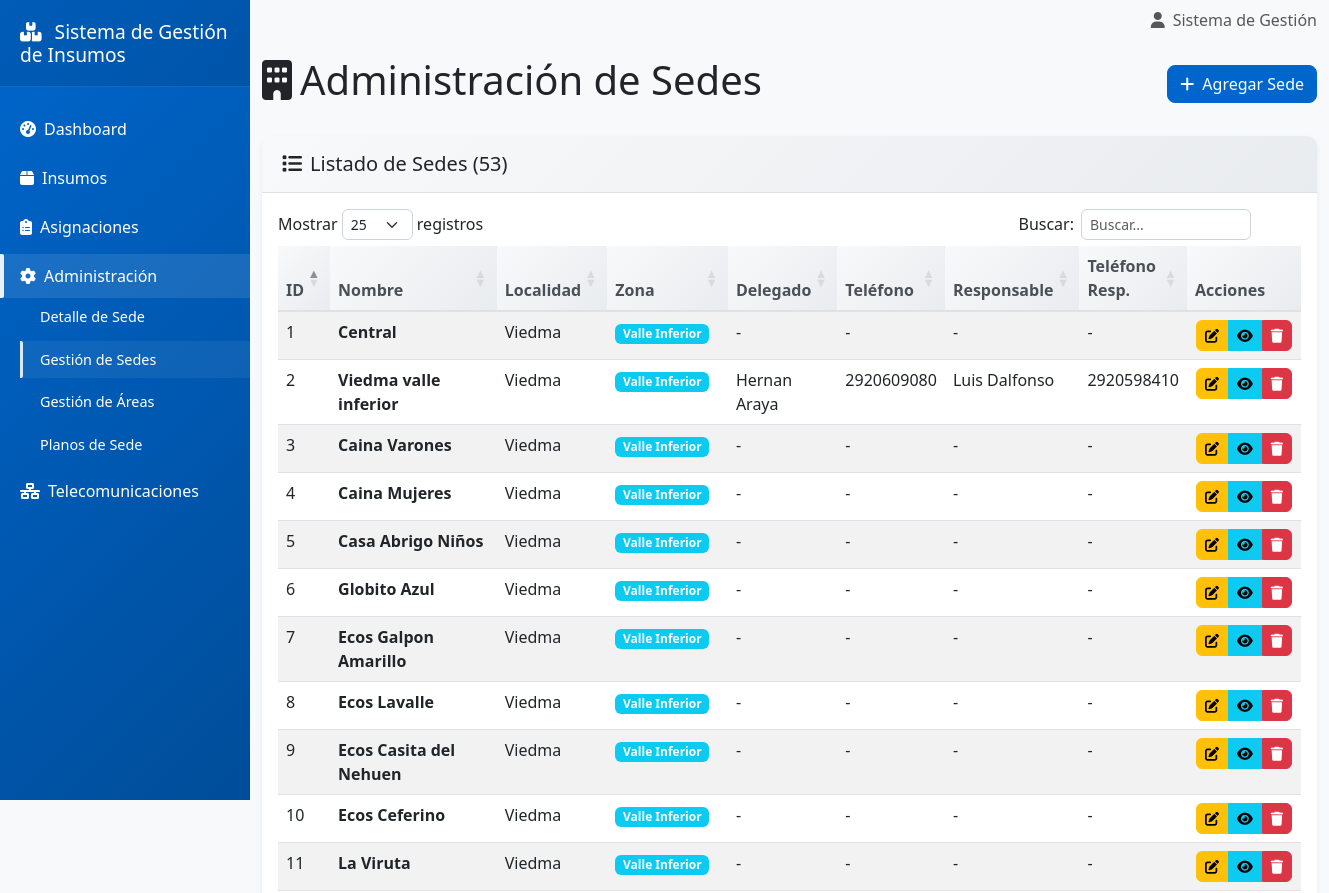
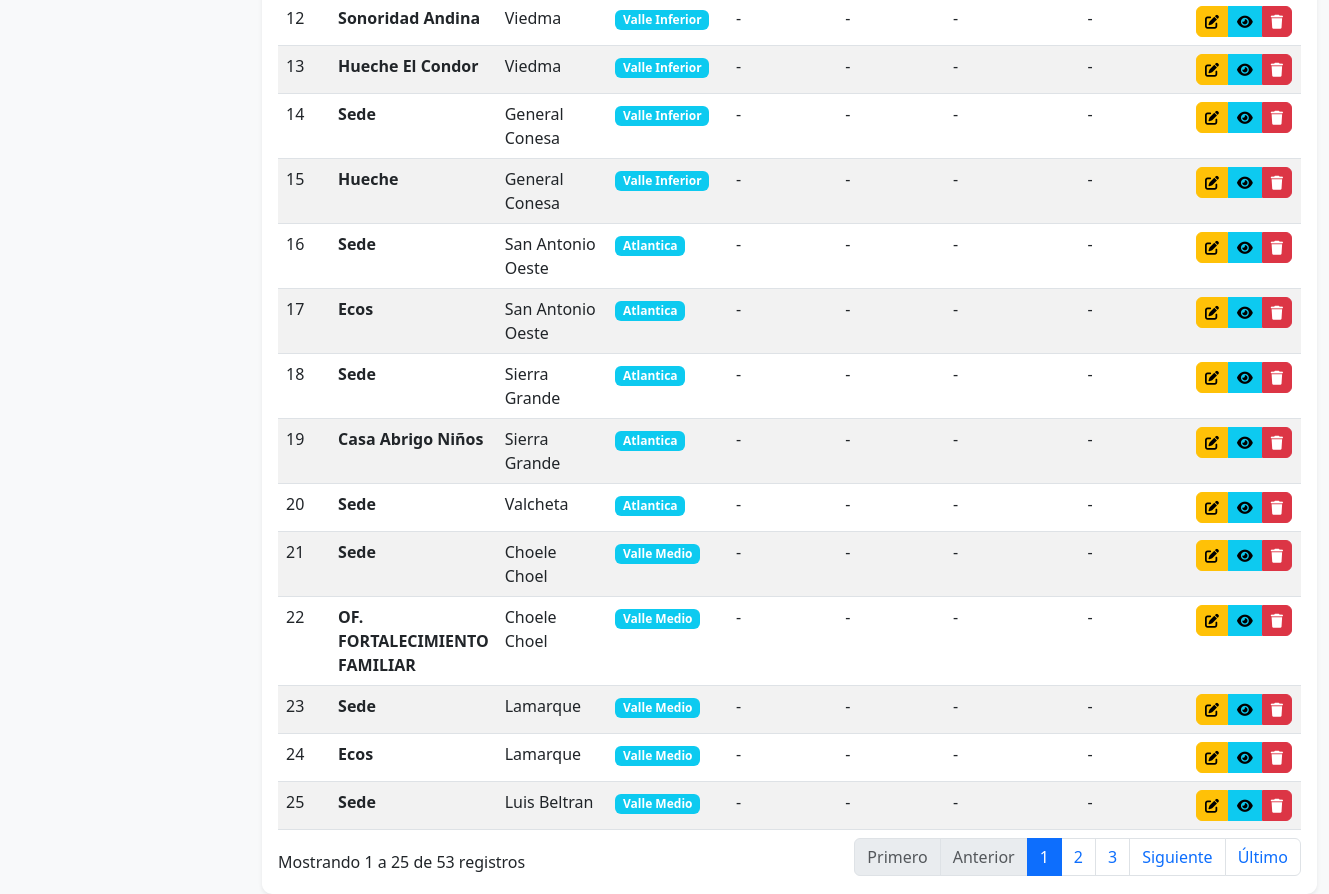
The app's page /pages/admin/sedes.php with its own data (2 pictures, top to bottom).
### tables this page shows
CREATE TABLE `sedes` (
  `id_sede` int(11) NOT NULL,
  `id_localidad` int(11) NOT NULL,
  `nombre_sede` varchar(100) NOT NULL,
  `direccion` varchar(255) DEFAULT NULL,
  `delegado_nombre` varchar(100) DEFAULT NULL,
  `delegado_apellido` varchar(100) DEFAULT NULL,
  `delegado_telefono` varchar(50) DEFAULT NULL,
  `responsable_nombre` varchar(100) DEFAULT NULL,
  `responsable_apellido` varchar(100) DEFAULT NULL,
  `responsable_telefono` varchar(50) DEFAULT NULL
);

CREATE TABLE `localidades` (
  `id_localidad` int(11) NOT NULL,
  `id_zona` int(11) NOT NULL,
  `nombre_localidad` varchar(100) NOT NULL
);

CREATE TABLE `zonas` (
  `id_zona` int(11) NOT NULL,
  `nombre_zona` varchar(100) NOT NULL
);

### includes/config.php (called while the page is built, shortened)
<?php
function app_base_url(): string { return APP_BASE_URL; }
?>

### pages/admin/sedes.php (the view, shortened to what this page needs)
<?php
require_once '../../includes/config.php';
$conexion = conectarDB();
try {
    $conexion->query("SELECT responsable_nombre, responsable_apellido, responsable_telefono FROM sedes LIMIT 1");
} catch (Exception $e) {
    try {
        $conexion->exec("ALTER TABLE sedes ADD COLUMN responsable_nombre VARCHAR(100) NULL AFTER delegado_telefono");
    } catch (Exception $e2) {}
    try {
        $conexion->exec("ALTER TABLE sedes ADD COLUMN responsable_apellido VARCHAR(100) NULL AFTER responsable_nombre");
    } catch (Exception $e3) {}
    try {
        $conexion->exec("ALTER TABLE sedes ADD COLUMN responsable_telefono VARCHAR(50) NULL AFTER responsable_apellido");
    } catch (Exception $e4) {}
}
$sql = "SELECT s.*, l.nombre_localidad, z.nombre_zona
        FROM sedes s
        JOIN localidades l ON s.id_localidad = l.id_localidad
        JOIN zonas z ON l.id_zona = z.id_zona
        ORDER BY z.nombre_zona, l.nombre_localidad, s.nombre_sede";
$stmt = $conexion->query($sql);
$sedes = $stmt->fetchAll();
?>
<?php include '../../includes/header.php'; ?>
<div class="row">
    <div class="col-12">
        <div class="d-flex justify-content-between align-items-center mb-4">
            <h1>
                <i class="fas fa-building me-2"></i>Administración de Sedes
            </h1>
            <button type="button" class="btn btn-primary" data-bs-toggle="modal" data-bs-target="#modalSede">
                <i class="fas fa-plus me-2"></i>Agregar Sede
            </button>
        </div>
    </div>
</div>
<div class="card">
    <div class="card-header">
        <h5 class="mb-0">
            <i class="fas fa-list me-2"></i>Listado de Sedes (<?php echo count($sedes); ?>)
        </h5>
    </div>
    <div class="card-body">
        <?php if (empty($sedes)): ?>
            <div class="text-center py-4">
                <i class="fas fa-building fa-3x text-muted mb-3"></i>
                <h5 class="text-muted">No hay sedes registradas</h5>
                <p class="text-muted">Agregue la primera sede para comenzar</p>
            </div>
        <?php else: ?>
            <div class="table-responsive">
                <table class="table table-striped datatable" id="tablaSedes">
                    <thead>
                        <tr>
                            <th>ID</th>
                            <th>Nombre</th>
                            <th>Localidad</th>
                            <th>Zona</th>
                            <th>Delegado</th>
                            <th>Teléfono</th>
                            <th>Responsable</th>
                            <th>Teléfono Resp.</th>
                            <th>Acciones</th>
                        </tr>
                    </thead>
                    <tbody>
                        <?php foreach ($sedes as $sede): ?>
                            <tr>
                                <td><?php echo $sede['id_sede']; ?></td>
                                <td><strong><?php echo htmlspecialchars($sede['nombre_sede']); ?></strong></td>
                                <td><?php echo htmlspecialchars($sede['nombre_localidad']); ?></td>
                                <td>
                                    <span class="badge bg-info"><?php echo $sede['nombre_zona']; ?></span>
                                </td>
                                <td><?php echo htmlspecialchars(trim(($sede['delegado_nombre'] ?? '').' '.($sede['delegado_apellido'] ?? '')) ?: '-'); ?></td>
                                <td><?php echo htmlspecialchars($sede['delegado_telefono'] ?? '-'); ?></td>
                                <td><?php echo htmlspecialchars(trim(($sede['responsable_nombre'] ?? '').' '.($sede['responsable_apellido'] ?? '')) ?: '-'); ?></td>
                                <td><?php echo htmlspecialchars($sede['responsable_telefono'] ?? '-'); ?></td>
                                <td>
                                    <div class="btn-group" role="group">
                                        <button type="button"
                                                class="btn btn-sm btn-warning"
                                                onclick="editarSede(<?php echo htmlspecialchars(json_encode($sede)); ?>)"
                                                data-bs-toggle="tooltip"
                                                title="Editar">
                                            <i class="fas fa-edit"></i>
                                        </button>
                                        <a class="btn btn-sm btn-info" href="<?php echo app_base_url(); ?>/pages/admin/sede_detalle.php?id_localidad=<?php echo (int)$sede['id_localidad']; ?>&id_sede=<?php echo (int)$sede['id_sede']; ?>" title="Ver Detalles">
                                            <i class="fas fa-eye"></i>
                                        </a>
                                        <button type="button"
                                                class="btn btn-sm btn-danger"
                                                onclick="eliminarItem(<?php echo $sede['id_sede']; ?>, 'sede')"
                                                data-bs-toggle="tooltip"
                                                title="Eliminar">
                                            <i class="fas fa-trash"></i>
                                        </button>
                                    </div>
                                </td>
                            </tr>
                        <?php endforeach; ?>
                    </tbody>
                </table>
            </div>
        <?php endif; ?>
    </div>
</div>
<?php include '../../includes/footer.php'; ?>

### public/css/style.css (style rules this page uses)
:root { --primary-color: #0066cc; --secondary-color: #ffffff; --success-color: #009933; --warning-color: #ffcc00; --danger-color: #cc0000; --info-color: #0099cc; --light-color: #f8f9fa; --dark-color: #212529; }
body { font-family: 'Segoe UI', Tahoma, Geneva, Verdana, sans-serif; background-color: #f8f9fa; margin: 0; padding: 0; }
.card { border: none; border-radius: 10px; box-shadow: 0 0.125rem 0.25rem rgba(0, 0, 0, 0.075); transition: all 0.3s ease; }
.card-header { background: linear-gradient(135deg, #f8f9fa 0%, #e9ecef 100%); border-bottom: 1px solid #dee2e6; border-radius: 10px 10px 0 0 !important; padding: 1rem 1.25rem; font-weight: 600; }
.btn { border-radius: 8px; font-weight: 500; transition: all 0.3s ease; }
.btn-primary { background-color: var(--primary-color); border-color: var(--primary-color); }
.btn-sm { padding: 0.25rem 0.5rem; font-size: 0.875rem; border-radius: 6px; }
.table { margin-bottom: 0; }
.table thead th { background: linear-gradient(135deg, #f8f9fa 0%, #e9ecef 100%); border-bottom: 2px solid #dee2e6; font-weight: 600; color: #495057; }
.badge { font-size: 0.75em; padding: 0.35em 0.65em; border-radius: 6px; }
.btn-group .btn { margin: 0 1px; }
.btn-group .btn[onclick] { cursor: pointer; pointer-events: auto; }
.dataTables_wrapper .btn-group .btn { pointer-events: auto !important; }

### records on screen
sedes: id_sede "17", nombre_sede "Ecos", id_localidad.nombre_localidad "San Antonio Oeste", zonas.nombre_zona "Atlantica", delegado_nombre+delegado_apellido "-", delegado_telefono "-", responsable_nombre+responsable_apellido "-", responsable_telefono "-"
sedes: id_sede "16", nombre_sede "Sede", id_localidad.nombre_localidad "San Antonio Oeste", zonas.nombre_zona "Atlantica", delegado_nombre+delegado_apellido "-", delegado_telefono "-", responsable_nombre+responsable_apellido "-", responsable_telefono "-"
sedes: id_sede "19", nombre_sede "Casa Abrigo Niños", id_localidad.nombre_localidad "Sierra Grande", zonas.nombre_zona "Atlantica", delegado_nombre+delegado_apellido "-", delegado_telefono "-", responsable_nombre+responsable_apellido "-", responsable_telefono "-"
sedes: id_sede "18", nombre_sede "Sede", id_localidad.nombre_localidad "Sierra Grande", zonas.nombre_zona "Atlantica", delegado_nombre+delegado_apellido "-", delegado_telefono "-", responsable_nombre+responsable_apellido "-", responsable_telefono "-"
sedes: id_sede "20", nombre_sede "Sede", id_localidad.nombre_localidad "Valcheta", zonas.nombre_zona "Atlantica", delegado_nombre+delegado_apellido "-", delegado_telefono "-", responsable_nombre+responsable_apellido "-", responsable_telefono "-"
sedes: id_sede "15", nombre_sede "Hueche", id_localidad.nombre_localidad "General Conesa", zonas.nombre_zona "Valle Inferior", delegado_nombre+delegado_apellido "-", delegado_telefono "-", responsable_nombre+responsable_apellido "-", responsable_telefono "-"
sedes: id_sede "14", nombre_sede "Sede", id_localidad.nombre_localidad "General Conesa", zonas.nombre_zona "Valle Inferior", delegado_nombre+delegado_apellido "-", delegado_telefono "-", responsable_nombre+responsable_apellido "-", responsable_telefono "-"
sedes: id_sede "4", nombre_sede "Caina Mujeres", id_localidad.nombre_localidad "Viedma", zonas.nombre_zona "Valle Inferior", delegado_nombre+delegado_apellido "-", delegado_telefono "-", responsable_nombre+responsable_apellido "-", responsable_telefono "-"
sedes: id_sede "3", nombre_sede "Caina Varones", id_localidad.nombre_localidad "Viedma", zonas.nombre_zona "Valle Inferior", delegado_nombre+delegado_apellido "-", delegado_telefono "-", responsable_nombre+responsable_apellido "-", responsable_telefono "-"
sedes: id_sede "5", nombre_sede "Casa Abrigo Niños", id_localidad.nombre_localidad "Viedma", zonas.nombre_zona "Valle Inferior", delegado_nombre+delegado_apellido "-", delegado_telefono "-", responsable_nombre+responsable_apellido "-", responsable_telefono "-"
sedes: id_sede "1", nombre_sede "Central", id_localidad.nombre_localidad "Viedma", zonas.nombre_zona "Valle Inferior", delegado_nombre+delegado_apellido "-", delegado_telefono "-", responsable_nombre+responsable_apellido "-", responsable_telefono "-"
sedes: id_sede "9", nombre_sede "Ecos Casita del Nehuen", id_localidad.nombre_localidad "Viedma", zonas.nombre_zona "Valle Inferior", delegado_nombre+delegado_apellido "-", delegado_telefono "-", responsable_nombre+responsable_apellido "-", responsable_telefono "-"
sedes: id_sede "10", nombre_sede "Ecos Ceferino", id_localidad.nombre_localidad "Viedma", zonas.nombre_zona "Valle Inferior", delegado_nombre+delegado_apellido "-", delegado_telefono "-", responsable_nombre+responsable_apellido "-", responsable_telefono "-"
sedes: id_sede "7", nombre_sede "Ecos Galpon Amarillo", id_localidad.nombre_localidad "Viedma", zonas.nombre_zona "Valle Inferior", delegado_nombre+delegado_apellido "-", delegado_telefono "-", responsable_nombre+responsable_apellido "-", responsable_telefono "-"
sedes: id_sede "8", nombre_sede "Ecos Lavalle", id_localidad.nombre_localidad "Viedma", zonas.nombre_zona "Valle Inferior", delegado_nombre+delegado_apellido "-", delegado_telefono "-", responsable_nombre+responsable_apellido "-", responsable_telefono "-"
sedes: id_sede "6", nombre_sede "Globito Azul", id_localidad.nombre_localidad "Viedma", zonas.nombre_zona "Valle Inferior", delegado_nombre+delegado_apellido "-", delegado_telefono "-", responsable_nombre+responsable_apellido "-", responsable_telefono "-"
sedes: id_sede "13", nombre_sede "Hueche El Condor", id_localidad.nombre_localidad "Viedma", zonas.nombre_zona "Valle Inferior", delegado_nombre+delegado_apellido "-", delegado_telefono "-", responsable_nombre+responsable_apellido "-", responsable_telefono "-"
sedes: id_sede "11", nombre_sede "La Viruta", id_localidad.nombre_localidad "Viedma", zonas.nombre_zona "Valle Inferior", delegado_nombre+delegado_apellido "-", delegado_telefono "-", responsable_nombre+responsable_apellido "-", responsable_telefono "-"
sedes: id_sede "12", nombre_sede "Sonoridad Andina", id_localidad.nombre_localidad "Viedma", zonas.nombre_zona "Valle Inferior", delegado_nombre+delegado_apellido "-", delegado_telefono "-", responsable_nombre+responsable_apellido "-", responsable_telefono "-"
sedes: id_sede "2", nombre_sede "Viedma valle inferior", id_localidad.nombre_localidad "Viedma", zonas.nombre_zona "Valle Inferior", delegado_nombre+delegado_apellido "Hernan Araya", delegado_telefono "2920609080", responsable_nombre+responsable_apellido "Luis Dalfonso", responsable_telefono "2920598410"
sedes: id_sede "22", nombre_sede "OF. FORTALECIMIENTO FAMILIAR", id_localidad.nombre_localidad "Choele Choel", zonas.nombre_zona "Valle Medio", delegado_nombre+delegado_apellido "-", delegado_telefono "-", responsable_nombre+responsable_apellido "-", responsable_telefono "-"
sedes: id_sede "21", nombre_sede "Sede", id_localidad.nombre_localidad "Choele Choel", zonas.nombre_zona "Valle Medio", delegado_nombre+delegado_apellido "-", delegado_telefono "-", responsable_nombre+responsable_apellido "-", responsable_telefono "-"
sedes: id_sede "24", nombre_sede "Ecos", id_localidad.nombre_localidad "Lamarque", zonas.nombre_zona "Valle Medio", delegado_nombre+delegado_apellido "-", delegado_telefono "-", responsable_nombre+responsable_apellido "-", responsable_telefono "-"
sedes: id_sede "23", nombre_sede "Sede", id_localidad.nombre_localidad "Lamarque", zonas.nombre_zona "Valle Medio", delegado_nombre+delegado_apellido "-", delegado_telefono "-", responsable_nombre+responsable_apellido "-", responsable_telefono "-"
sedes: id_sede "25", nombre_sede "Sede", id_localidad.nombre_localidad "Luis Beltran", zonas.nombre_zona "Valle Medio", delegado_nombre+delegado_apellido "-", delegado_telefono "-", responsable_nombre+responsable_apellido "-", responsable_telefono "-"

### other values on screen
APP_NAME "Sistema de Gestión de Insumos"
count($sedes) "53"
